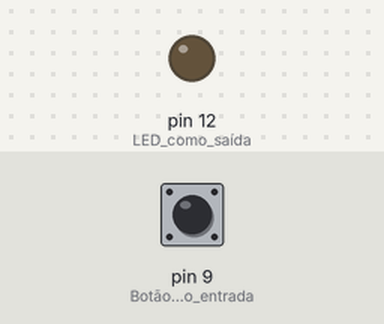
Recording of a sketch running on a simulated Arduino Uno, built with avr-gcc and run on an emulated ATmega328P. Shown: output pins drawn as LEDs (lit = HIGH). Dashed ring = blinking. Inputs (shaded band) come from the test bench; at power-on: pin 9 (Botão_como_entrada) LOW.

Above: at 1.2 s.
1.3 s: pin 9 (Botão_como_entrada) pulled HIGH for 1 s
At 1.42 s:
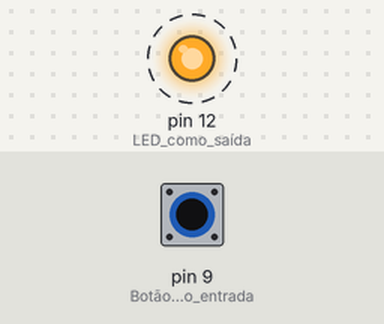
3.8 s: pin 9 (Botão_como_entrada) pulled HIGH for 0.15 s
At 4.4 s:
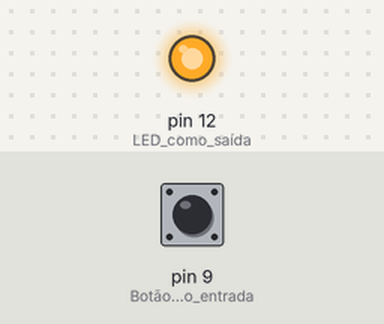
5.4 s: pin 9 (Botão_como_entrada) pulled HIGH for 3.2 s
At 9.1 s:
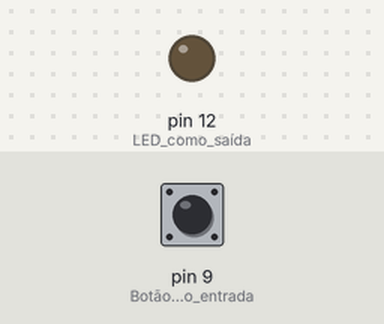
Timing chart, 0 to 10.6 s (numbered marks = the images above; inputs shaded):
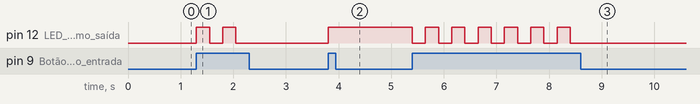

Measured:
- after the input at 1.3 s, pin 12 (LED_como_saída): alternates HIGH for 0.25 s and LOW for 0.25 s, 4 changes in all, then stays LOW, starting at once
- after the input at 3.8 s, pin 12 (LED_como_saída): LOW → HIGH at once
- after the input at 5.4 s, pin 12 (LED_como_saída): alternates HIGH for 0.25 s and LOW for 0.25 s, 13 changes in all, then stays LOW, starting at once

The sketch:

clique_acende.ino
```cpp
// Variável para armazenar o estado atual do LED (ligado/desligado)
bool estadoLed = LOW;

void setup() {
  // Configuração dos pinos
  pinMode(9, INPUT);   // Botão como entrada
  pinMode(12, OUTPUT); // LED como saída
}

void loop() {
  // Verifica se o botão está pressionado
  if (digitalRead(9) == HIGH) { // Botão pressionado (HIGH)
    // Inverte o estado do LED
    estadoLed = !estadoLed;
    // Atualiza o estado do LED de acordo com a variável estadoLed
    digitalWrite(12, estadoLed);
    // Pequeno atraso para evitar múltiplas leituras enquanto o botão está pressionado
    delay(250);
  }
}
```
